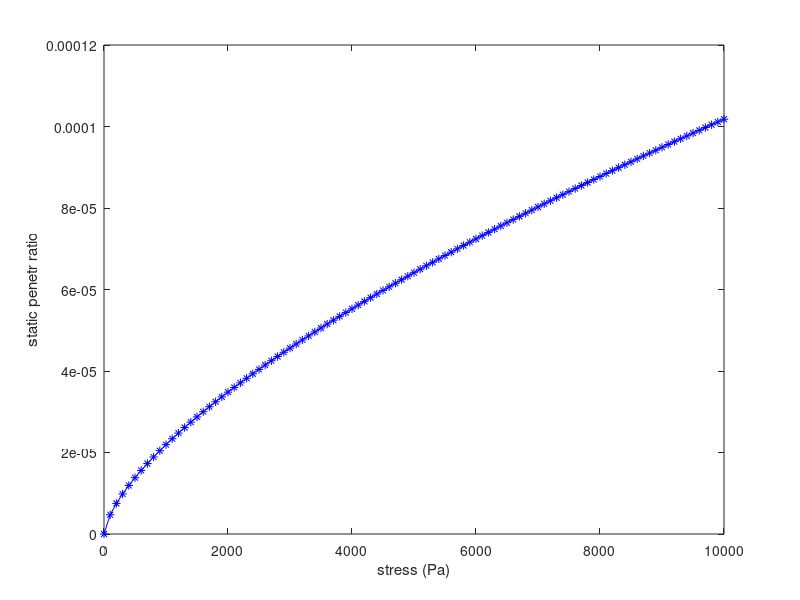

The MATLAB script that drew this image:
sigma=0:1.0e+2:1.0e+4;
E=2.5e+10;
ratio=1.875*(sigma ./ E) .^(2.0/3);
plot(sigma, ratio, 'b-*');
xlabel('stress (Pa)');
ylabel('static penetr ratio');
